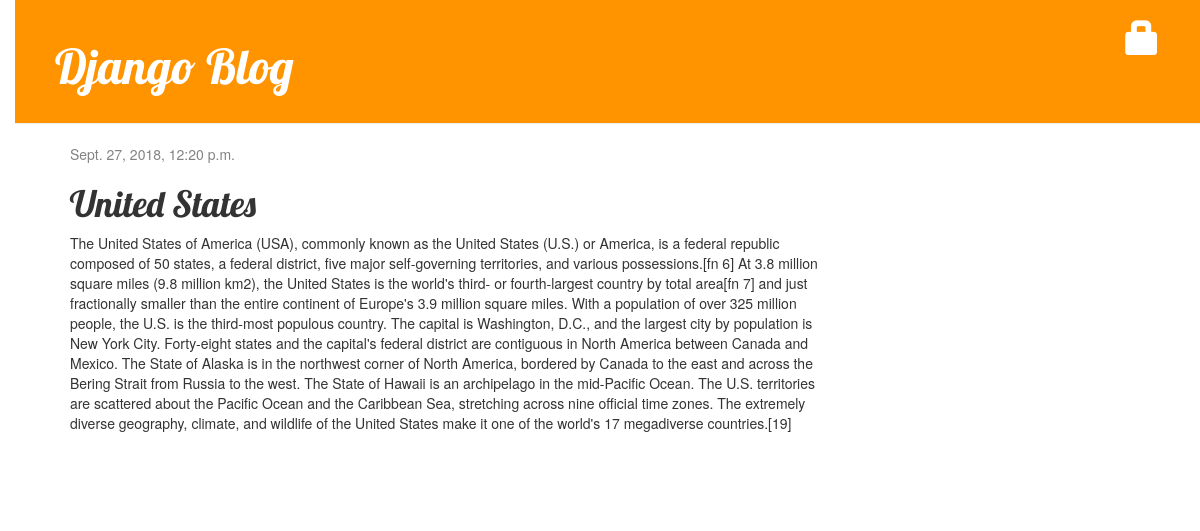
The app's page /post/4/ with its own data.
### blog/models.py (models this page shows, shortened)
class Post(models.Model):
    author = models.ForeignKey('auth.User', on_delete=models.CASCADE)
    title = models.CharField(max_length=200)
    text = models.TextField()
    created_date = models.DateTimeField(default=timezone.now)
    published_date = models.DateTimeField(blank=True, null=True)

### blog/views.py (the view)
# urls.py: path('post/<int:pk>/', views.post_detail, name='post_detail'),
def post_detail(request, pk):
    post = get_object_or_404(Post, pk=pk)
    return render(request, 'blog/post_detail.html', {'post': post})

### blog/templates/blog/post_detail.html (shortened to what this page needs)
{% extends 'blog/base.html' %}
{% block content %}
    <div class="post">
        {% if post.published_date %}
            <div class="date">
                {{ post.published_date }}
            </div>
        {% else %}
            <a class="btn btn-default" href="{% url 'post_publish' pk=post.pk %}">Publish</a>
        {% endif %}
    <h1>{{ post.title }}</h1>
    <p>{{ post.text|linebreaksbr }}</p>
    </div>
{% endblock %}

### blog/static/css/blog.css (style rules this page uses)
body { padding-left: 15px; }
h1, h2, h3, h4 { font-family: 'Lobster', cursive; }
.date { color: #828282; }
.post { margin-bottom: 70px; }

### records on screen
Post: published_date "Sept. 27, 2018, 12:20 p.m.", title "United States", text "The United States of America (USA), commonly known as the United States (U.S.) or America, is a federal republic composed of 50 states, a federal district, five major self-governing territories, and various possessions.[fn 6] At 3.8 million square miles (9.8 million km2), the United States is the world's third- or fourth-largest country by total area[fn 7] and just fractionally smaller than the entire continent of Europe's 3.9 million square miles. With a population of over 325 million people, the U.S. is the third-most populous country. The capital is Washington, D.C., and the largest city by population is New York City. Forty-eight states and the capital's federal district are contiguous…"
